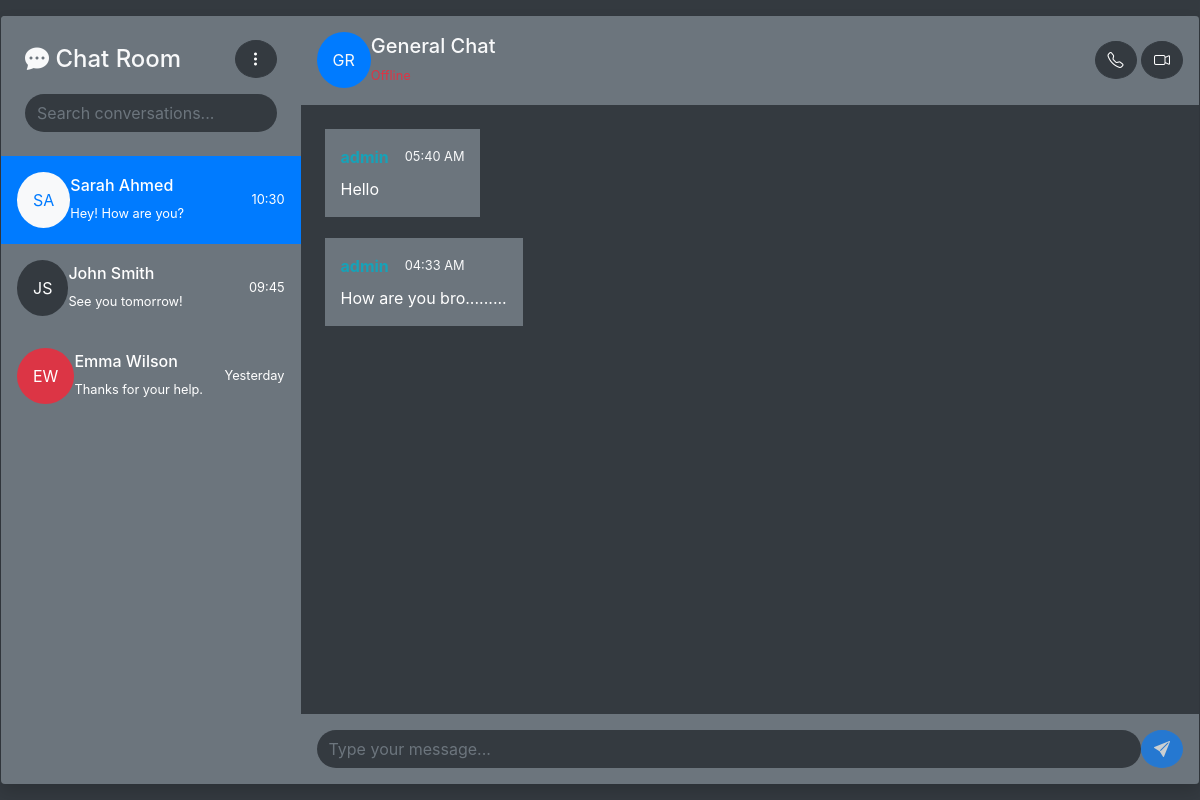
Before: / with the older database file.
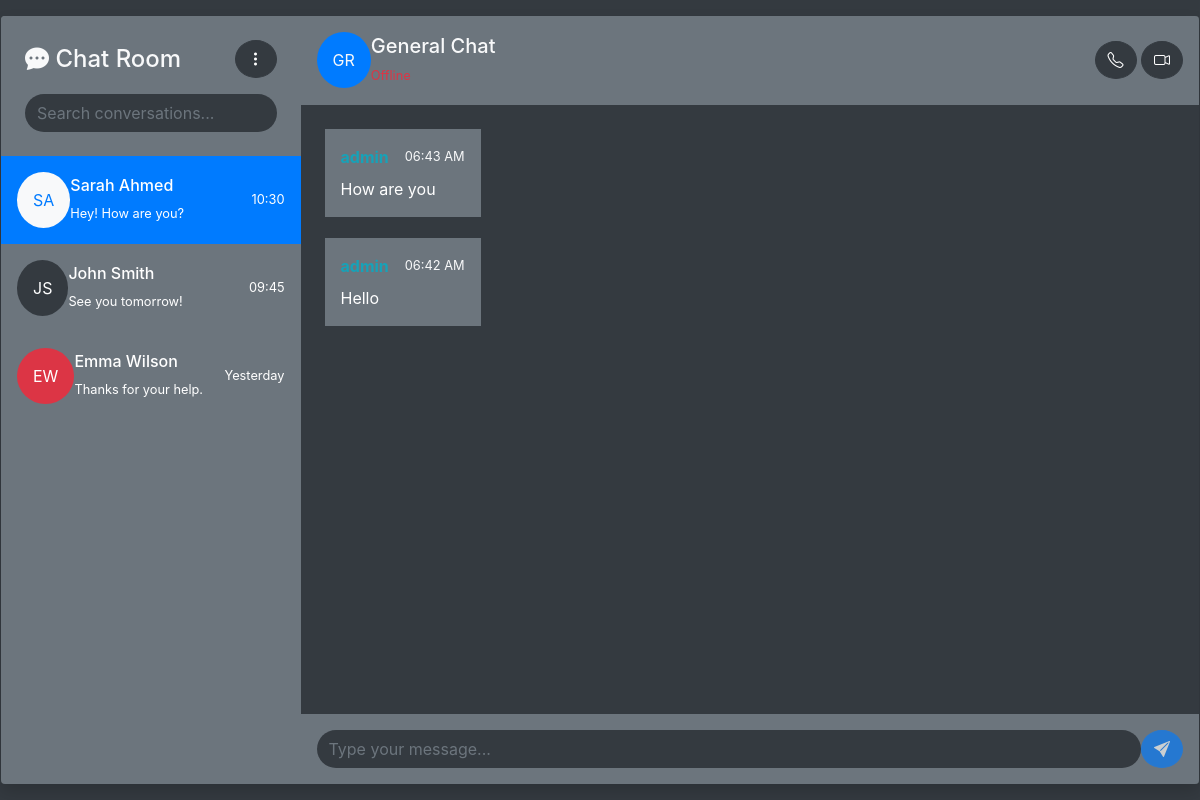
After: the same page with the newer database file.
### chat/models.py (models this page shows, shortened)
class Messages(models.Model):
    user = models.ForeignKey(
        settings.AUTH_USER_MODEL, on_delete=models.CASCADE, related_name="messages"
    )
    room_name = models.CharField(max_length=100)
    content = models.TextField()
    created_at = models.DateTimeField(auto_now_add=True)
    updated_at = models.DateTimeField(auto_now=True)
    class Meta:
        db_table = "chat_messages"
        verbose_name_plural = "messages"
        ordering = ["-id"]

### chat/views.py (the view)
# urls.py: path("", HomeView.as_view(), name="home"),
class HomeView(View):
    def get(self, request):
        messages = Messages.objects.select_related("user").order_by("-id")[:5]
        context = {
            "messages": messages,
        }
        return render(request, "chat/home.html", context)

### templates/chat/home.html (shortened to what the changed rows need)
{% extends "base.html" %}
{% block content %}
<main class="container-fluid vh-100 p-3">
    <div class="row bg-secondary rounded shadow h-100 overflow-hidden">
        <div class="col-md-8 col-lg-9 p-0 d-flex flex-column bg-dark">
            <div id="chat-messages"
                class="flex-grow-1 p-4 overflow-auto">
                {% for message in messages %}
                    {% if message.user_id == request.user.id %}
                        <div class="d-flex justify-content-end mb-3">
                            <div class="bg-primary text-white rounded-3 p-3"
                                style="max-width: 75%; min-width: 100px;">
                                <div class="d-flex align-items-center mb-2">
                                    <strong class="text-light mr-2">
                                        You
                                    </strong>
                                    <small class="text-light ml-2">
                                        {{ message.created_at|date:"h:i A" }}
                                    </small>
                                </div>
                                <div class="text-break">
                                    {{ message.content }}
                                </div>
                            </div>
                        </div>
                    {% else %}
                        <div class="d-flex justify-content-start mb-3">
                            <div class="bg-secondary text-white rounded-3 p-3"
                                style="max-width: 75%; min-width: 100px;">
                                <div class="d-flex align-items-center gap-3 mb-2">
                                    <strong class="text-info mr-2">
                                    </strong>
                                    <small class="text-light ml-2">
                                        {{ message.created_at|date:"h:i A" }}
                                    </small>
                                </div>
                                <div class="text-break">
                                    {{ message.content }}
                                </div>
                            </div>
                        </div>
                    {% endif %}
                {% empty %}
                    <div class="text-center text-secondary mt-5">
                        No messages yet. Start a conversation!
                    </div>
                {% endfor %}
            </div>
        </div>
    </div>
</main>
{% endblock content %}

Changed rows visible on the page:
removed Messages: created_at "05:40 AM", content "Hello"
removed Messages: created_at "04:33 AM", content "How are you bro........."
added Messages: created_at "06:43 AM", content "How are you"
added Messages: created_at "06:42 AM", content "Hello"
